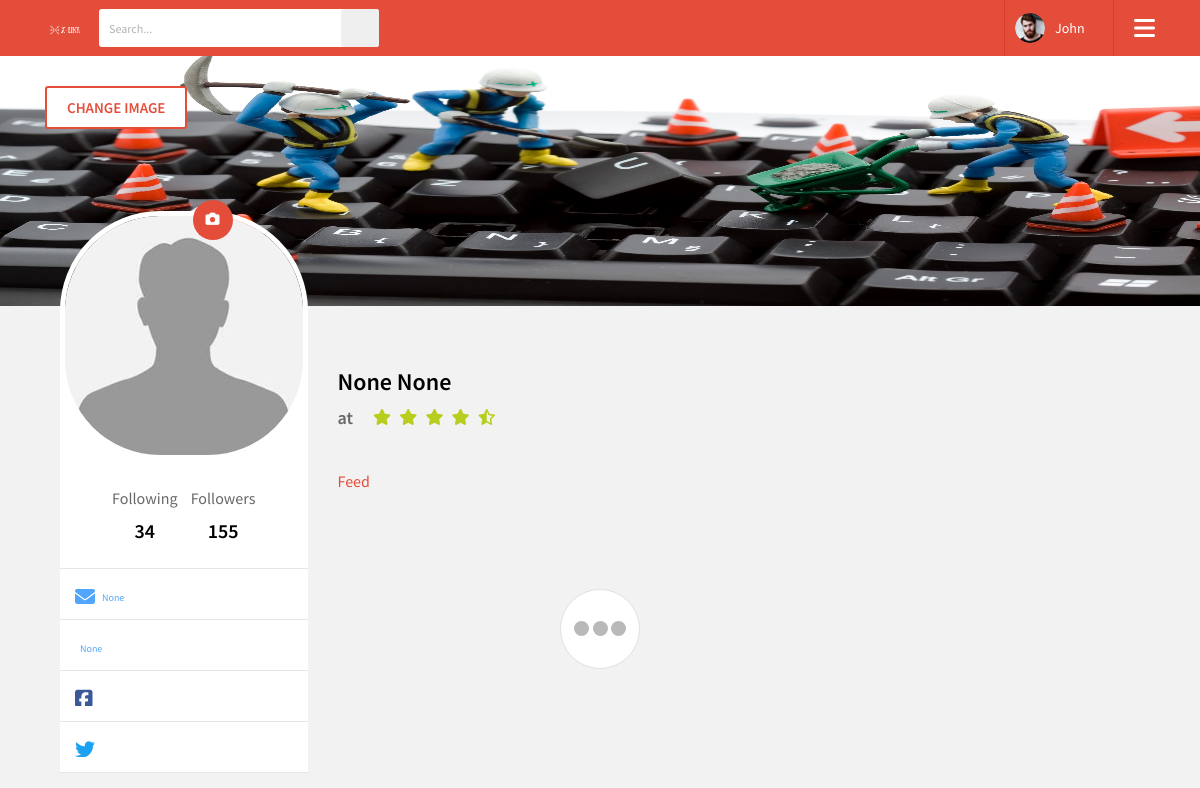
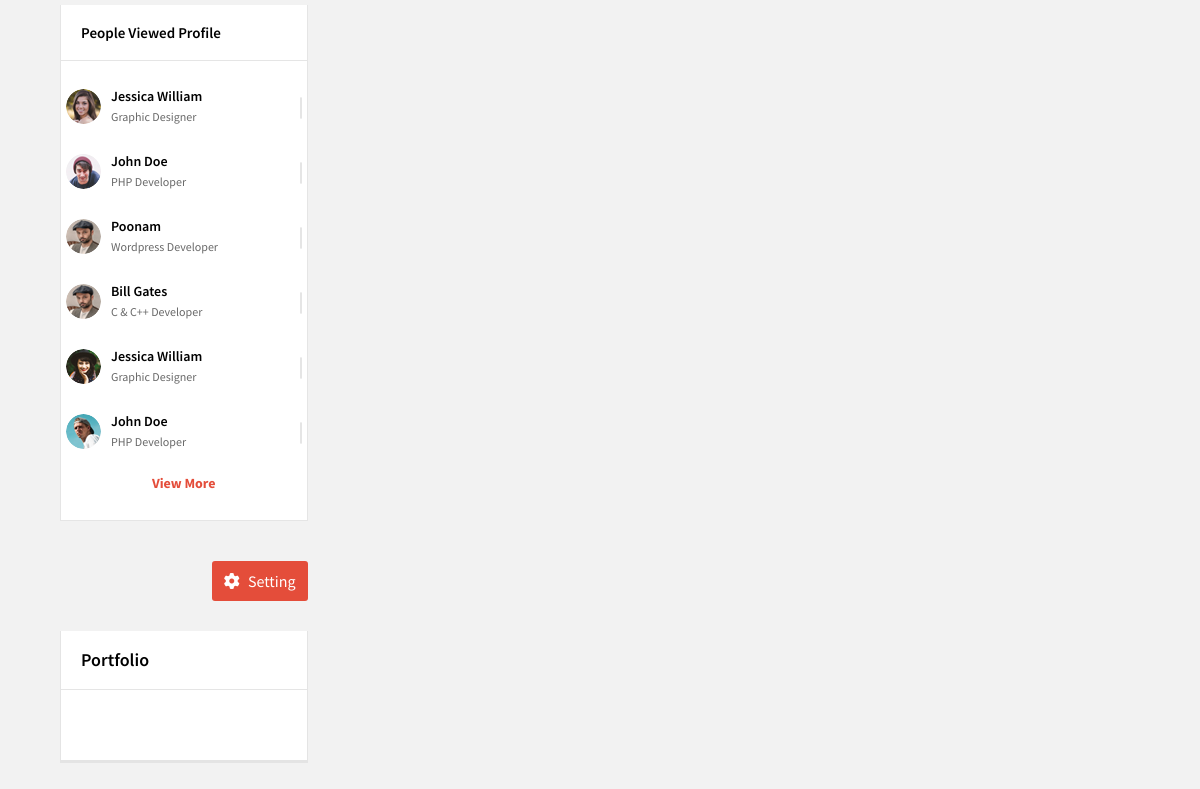
Before: /profile/1 (signed in) with the older database file (2 pictures, top to bottom).
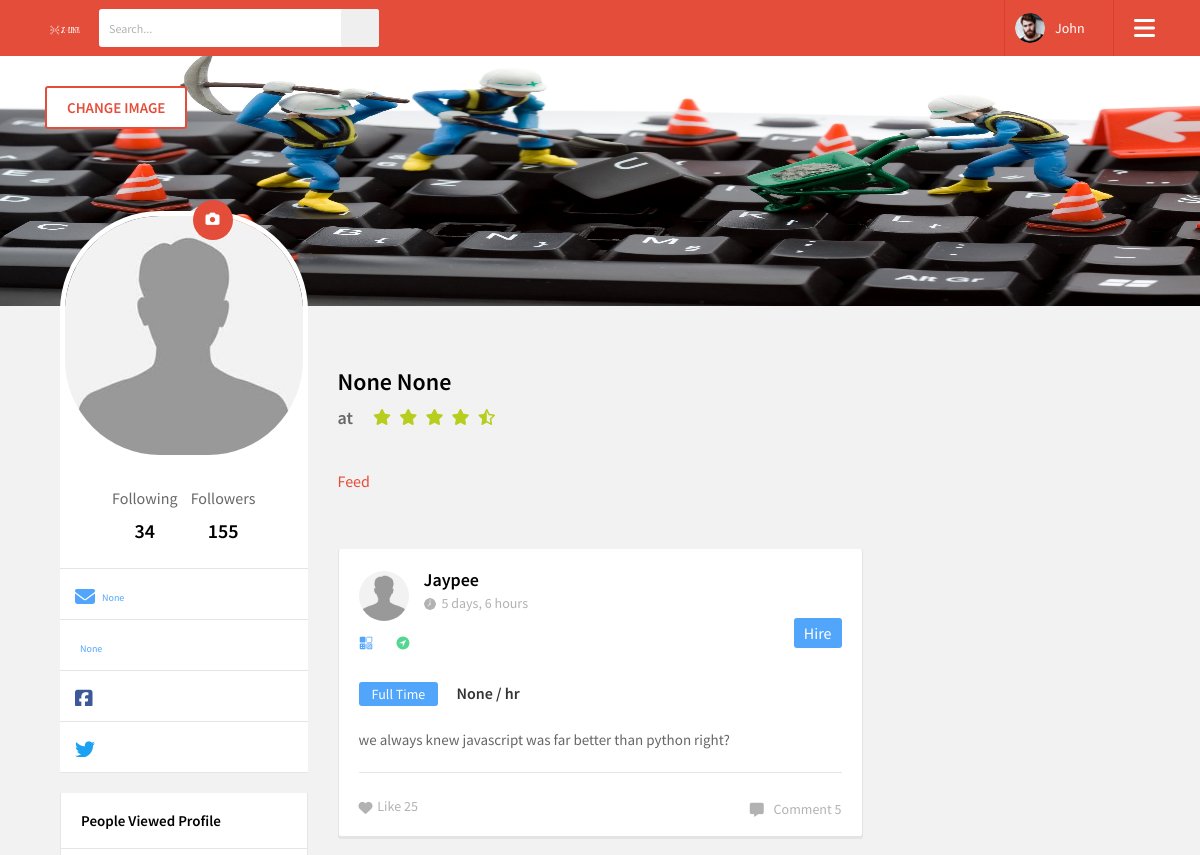
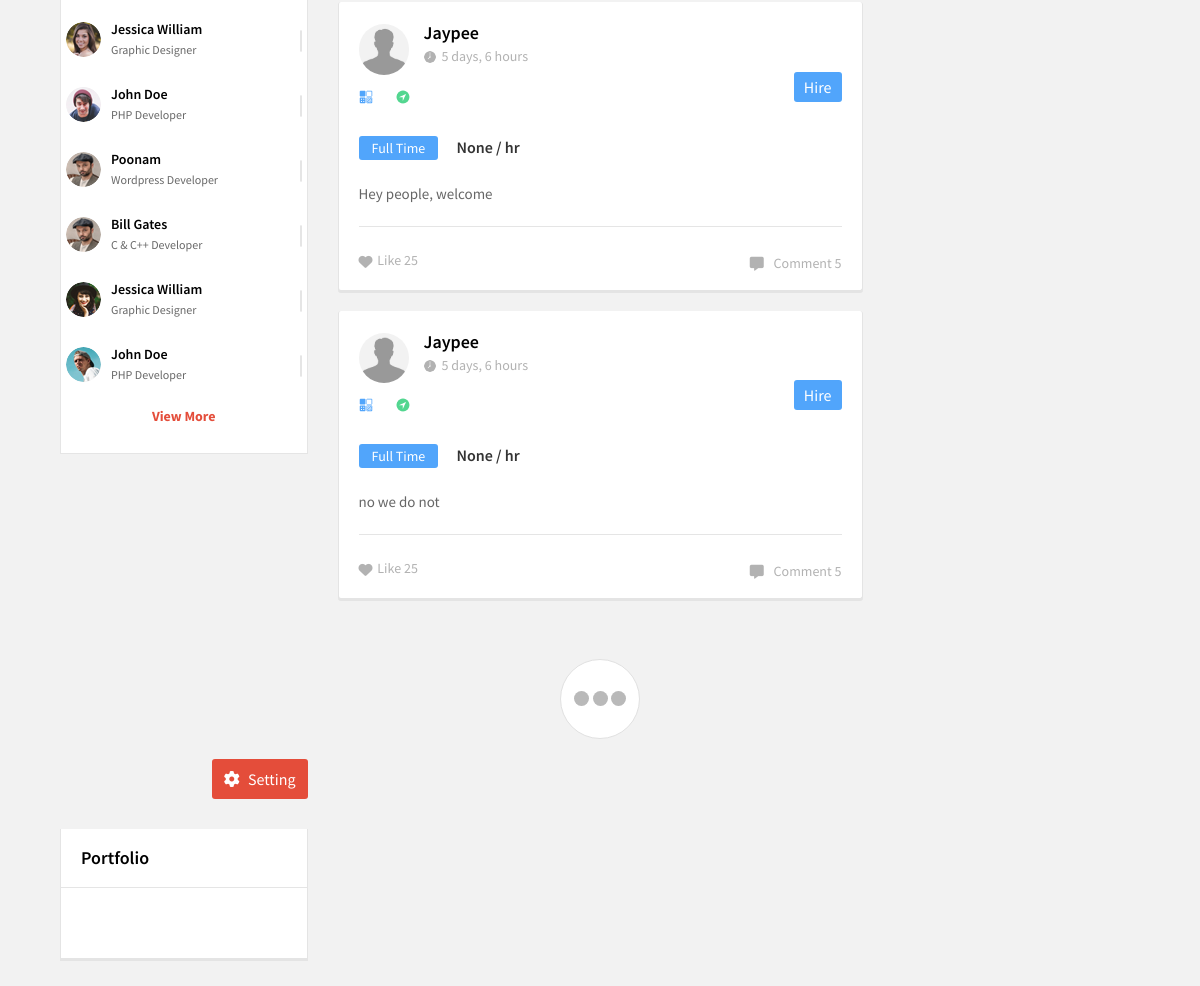
After: the same page with the newer database file (2 pictures, top to bottom).
### dwitter/models.py (models this page shows, shortened)
class Profile(models.Model):
    JOB_TYPE_CHOICES = [
        ("Full Time", "full time"),
        ("Contract", "contract"),
        ("Freelance", "freelance"),
    ]
    user = models.OneToOneField(User, on_delete=models.CASCADE)
    first_name = models.CharField(max_length=255, null=True, blank=True)
    last_name = models.CharField(max_length=255, null=True, blank=True)
    bio = models.CharField(max_length=255, null=True, blank=True)
    joined = models.DateTimeField(auto_now_add=True)
    location = models.CharField(max_length=255, null=True, blank=True)
    email = models.EmailField(null=True, blank=True)
    website = models.CharField(max_length=255, null=True, blank=True)
    avatar = models.ImageField(default='profile_avatars/avatar.jpg', upload_to='profile_avatars')
    cover_image = models.ImageField(default='cover_images/wallpaperflare.com_wallpaper_1.jpg', upload_to='cover_images')
    title =models.CharField(default='', max_length=255)
    job_description = models.CharField(max_length=255, default='')
    job_type = models.CharField(max_length=20, choices=JOB_TYPE_CHOICES, default='Full Time')
    rate = MoneyField(max_digits=14, decimal_places=2, default_currency='USD', default='20')
    nationality = CountryField( null=True, blank=True)
    follows = models.ManyToManyField(
        "self",
        related_name="followed_by",
        symmetrical=False,
        blank=True
    )
    def __str__(self) -> str:
        return self.user.username

class Post(models.Model):
    user = models.ForeignKey(User, on_delete=models.DO_NOTHING, related_name='posts')
    body = models.CharField(max_length=140)
    post_image = models.ImageField(upload_to='post_images', null=True, blank=True)
    created_at = models.DateTimeField(auto_now_add=True)

### dwitter/views.py (the view, shortened to what this page needs)
# urls.py: path('profile/<int:pk>', profile, name='profile')
def profile(request, pk):
    if not hasattr(request.user, 'profile'):
        missing_profile = Profile(request.user)
        missing_profile.save()
    profile = Profile.objects.get(pk=pk)
    return render(request, "dwitter/profile.html", {"profile": profile})

### dwitter/templates/dwitter/profile.html (shortened to what this page needs)
{% extends 'base.html' %}
{% load static %}
{% block content %}
		<section class="cover-sec">
			<img src="{{profile.cover_image.url}}" alt="">
			<div class="add-pic-box">
				<div class="container">
					<div class="row no-gutters">
						<div class="col-lg-12 col-sm-12">
							<label for="file">Change Image</label>
						</div>
					</div>
				</div>
			</div>
		</section>
		<main>
			<div class="main-section">
				<div class="container">
					<div class="main-section-data">
						<div class="row">
							<div class="col-lg-3">
								<div class="main-left-sidebar">
									<div class="user_profile">
										<div class="user-pro-img">
											<img src="{{profile.avatar.url}}" alt="">
											<div class="add-dp" id="OpenImgUpload">
												<label for="file"><i class="fas fa-camera"></i></label>
											</div>
										</div>
										<div class="user_pro_status">
											<ul class="flw-status">
												<li>
													<span>Following</span>
													<b>34</b>
												</li>
												<li>
													<span>Followers</span>
													<b>155</b>
												</li>
											</ul>
										</div>
										<ul class="social_links">
                                            <li><a href="#" title=""><i class="fas fa-envelope"></i> {{profile.email}}</a></li>
											<li><a href="#" title=""><i class="la la-globe"></i> {{profile.website}}</a></li>
											<li><a href="#" title=""><i class="fa fa-facebook-square"></i> {{profile.facebook}}</a></li>
											<li><a href="#" title=""><i class="fa fa-twitter"></i> {{profile.twitter}}</a></li>
										</ul>
									</div>
									<div class="suggestions full-width">
										<div class="sd-title">
											<h3>People Viewed Profile</h3>
										</div>
										<div class="suggestions-list">
											<div class="suggestion-usd">
												<img src="images/resources/s1.png" alt="">
												<div class="sgt-text">
													<h4>Jessica William</h4>
													<span>Graphic Designer</span>
												</div>
												<span><i class="la la-plus"></i></span>
											</div>
											<div class="suggestion-usd">
												<img src="images/resources/s2.png" alt="">
												<div class="sgt-text">
													<h4>John Doe</h4>
													<span>PHP Developer</span>
												</div>
												<span><i class="la la-plus"></i></span>
											</div>
											<div class="suggestion-usd">
												<img src="images/resources/s3.png" alt="">
												<div class="sgt-text">
													<h4>Poonam</h4>
													<span>Wordpress Developer</span>
												</div>
												<span><i class="la la-plus"></i></span>
											</div>
											<div class="suggestion-usd">
												<img src="images/resources/s4.png" alt="">
												<div class="sgt-text">
													<h4>Bill Gates</h4>
													<span>C & C++ Developer</span>
												</div>
												<span><i class="la la-plus"></i></span>
											</div>
											<div class="suggestion-usd">
												<img src="images/resources/s5.png" alt="">
												<div class="sgt-text">
													<h4>Jessica William</h4>
													<span>Graphic Designer</span>
												</div>
												<span><i class="la la-plus"></i></span>
											</div>
											<div class="suggestion-usd">
												<img src="images/resources/s6.png" alt="">
												<div class="sgt-text">
													<h4>John Doe</h4>
													<span>PHP Developer</span>
												</div>
												<span><i class="la la-plus"></i></span>
											</div>
											<div class="view-more">
												<a href="#" title="">View More</a>
											</div>
										</div>
									</div>
								</div>
							</div>
							<div class="col-lg-6">
								<div class="main-ws-sec">
									<div class="user-tab-sec rewivew">
										<h3>{{profile.first_name}} {{profile.last_name}}</h3>
										<div class="star-descp">
											<span>{{profile.title}} at  {{profile.job_description}}</span>
											<ul>
												<li><i class="fa fa-star"></i></li>
												<li><i class="fa fa-star"></i></li>
												<li><i class="fa fa-star"></i></li>
												<li><i class="fa fa-star"></i></li>
												<li><i class="fa fa-star-half-o"></i></li>
											</ul>
										</div>
                                            <div class="tab-feed st2 settingjb">
											<ul>
												<li data-tab="feed-dd" class="active">
													<a href="#" title="">
														<span>Feed</span>
													</a>
												</li>
											</ul>
										</div>
									</div>
                                    {% for post in profile.user.posts.all %}
                                    <div class="post-bar">
                                        <div class="post_topbar">
                                            <div class="usy-dt">
                                                     <img src="{{post.user.profile.avatar.url}}" alt="{{ post.user.username }}'s avatar">
                                                <div class="usy-name">
                                                    <h3>{{ post.user.username}}</h3>
                                                    <span><img src="{% static 'images/clock.png' %}" alt="">{{ post.created_at | timesince}}</span>
                                                </div>
                                            </div>
                                        </div>
                                        <div class="epi-sec">
                                            <ul class="descp">
                                                <li><img src="{% static 'images/icon8.png' %}" alt=""></li>
                                                <li><img src="{% static 'images/icon9.png' %}" alt=""></li>
                                            </ul>
                                            <ul class="bk-links">
                                                <li><a href="#" title="" class="bid_now">Hire</a></li>
                                            </ul>
                                        </div>
                                        <div class="job_descp">
                                            <ul class="job-dt">
                                                <li><a href="#" title="">{{post.user.profile.job_type}}</a></li>
                                                <li><span>{{post.user.profile.rate}} / hr</span></li>
                                            </ul>
                                            <p>{{post.body}}</p>
                                        </div>
                                        <div class="job-status-bar">
                                            <ul class="like-com">
                                                <li>
                                                    <a href="#"><i class="fas fa-heart"></i> Like 25</a>
                                                </li>
                                            </ul>
                                            <a href="#" class="com"><i class="fas fa-comment-alt"></i> Comment 5</a>
                                        </div>
                                    </div>
                                    {%endfor%}
											<div class="process-comm">
												<div class="spinner">
													<div class="bounce1"></div>
													<div class="bounce2"></div>
													<div class="bounce3"></div>
												</div>
											</div>
										</div>
									</div>
								</div>
							</div>
							<div class="col-lg-3">
								<div class="right-sidebar">
									<div class="message-btn">
										<a href="profile-account-setting.html" title=""><i class="fas fa-cog"></i> Setting</a>
									</div>
									<div class="widget widget-portfolio">
										<div class="wd-heady">
											<h3>Portfolio</h3>
										</div>
										<div class="pf-gallery">
											<ul>
												<li><a href="#" title=""><img src="images/resources/pf-gallery1.png" alt=""></a></li>
												<li><a href="#" title=""><img src="images/resources/pf-gallery2.png" alt=""></a></li>
												<li><a href="#" title=""><img src="images/resources/pf-gallery3.png" alt=""></a></li>
												<li><a href="#" title=""><img src="images/resources/pf-gallery4.png" alt=""></a></li>
												<li><a href="#" title=""><img src="images/resources/pf-gallery5.png" alt=""></a></li>
												<li><a href="#" title=""><img src="images/resources/pf-gallery6.png" alt=""></a></li>
												<li><a href="#" title=""><img src="images/resources/pf-gallery7.png" alt=""></a></li>
												<li><a href="#" title=""><img src="images/resources/pf-gallery8.png" alt=""></a></li>
												<li><a href="#" title=""><img src="images/resources/pf-gallery9.png" alt=""></a></li>
												<li><a href="#" title=""><img src="images/resources/pf-gallery10.png" alt=""></a></li>
												<li><a href="#" title=""><img src="images/resources/pf-gallery11.png" alt=""></a></li>
												<li><a href="#" title=""><img src="images/resources/pf-gallery12.png" alt=""></a></li>
											</ul>
										</div>
									</div>
								</div>
							</div>
						</div>
					</div>
				</div>
{% endblock content %}

### templates/base.html (shortened to what this page needs)
{% load static %}
<!DOCTYPE html>
<html lang="en">
<head>
    <link rel="stylesheet"  href="{% static 'css/animate.css' %}" />
	<link rel="stylesheet"  href="{% static 'css/bootstrap.min.css' %}" />
	<link rel="stylesheet"  href="{% static 'css/jquery.mCustomScrollbar.min.css' %}" />
	<link rel="stylesheet"  href="{% static 'lib/slick/slick.css' %}">
	<link rel="stylesheet"  href="{% static 'lib/slick/slick-theme.css' %}" />
	<link rel="stylesheet"  href="{% static 'css/style.css' %}" />
	<link rel="stylesheet"  href="{% static 'css/responsive.css' %}" />
    <link rel="stylesheet" href="https://maxst.icons8.com/vue-static/landings/line-awesome/line-awesome/1.3.0/css/line-awesome.min.css">
</head>
<body>
    <div class="wrapper">
		<header>
			<div class="container">
				<div class="header-data">
					<div class="logo">
                        <img src="{% static 'images/default.png' %}">
					</div>
					<div class="search-bar">
						<form>
							<input type="text" name="search" placeholder="Search...">
							<button type="submit"></button>
						</form>
					</div>
					<div class="menu-btn">
						<a href="#" title=""><i class="fa fa-bars"></i></a>
					</div>
					<div class="user-account">
						<div class="user-info">
							<img src="images/resources/user.png" alt="">
							<a href="#" title="">John</a>
						</div>
					</div>
				</div>
			</div>
		</header>
        {% block content %}{% endblock content %}
</html>

### static/css/responsive.css (style rules this page uses)
@media (max-width: 1200px) { .menu-btn { display: block; } }
@media (max-width: 1200px) { .suggestion-usd { padding: 15px 5px; } }
@media (max-width: 1200px) { .sd-title h3 { font-size: 15px; } }
@media (max-width: 1200px) { .flw-status li { margin-right: 10px; } }
@media (max-width: 1200px) { .flw-status li span { font-size: 16px; } }
@media (max-width: 1200px) { .social_links li a { font-size: 10px; } }
@media (max-width: 1200px) { .tab-feed ul li { margin-bottom: 30px; } }
@media (max-width: 1200px) { .tab-feed { margin-bottom: 30px; } }
@media (max-width: 1200px) { .sgt-text span { font-size: 12px; } }
@media (max-width: 1200px) { .settingjb ul li { margin-right: 12px!important; } }

Changed rows visible on the page:
added Post: user.profile.avatar (placeholder picture), user.username "Jaypee", created_at "5 days, 6 hours", user.profile.job_type "Full Time", user.profile.rate "None", body "we always knew javascript was far better than python right?"
added Post: user.profile.avatar (placeholder picture), user.username "Jaypee", created_at "5 days, 6 hours", user.profile.job_type "Full Time", user.profile.rate "None", body "Hey people, welcome"
added Post: user.profile.avatar (placeholder picture), user.username "Jaypee", created_at "5 days, 6 hours", user.profile.job_type "Full Time", user.profile.rate "None", body "no we do not"
